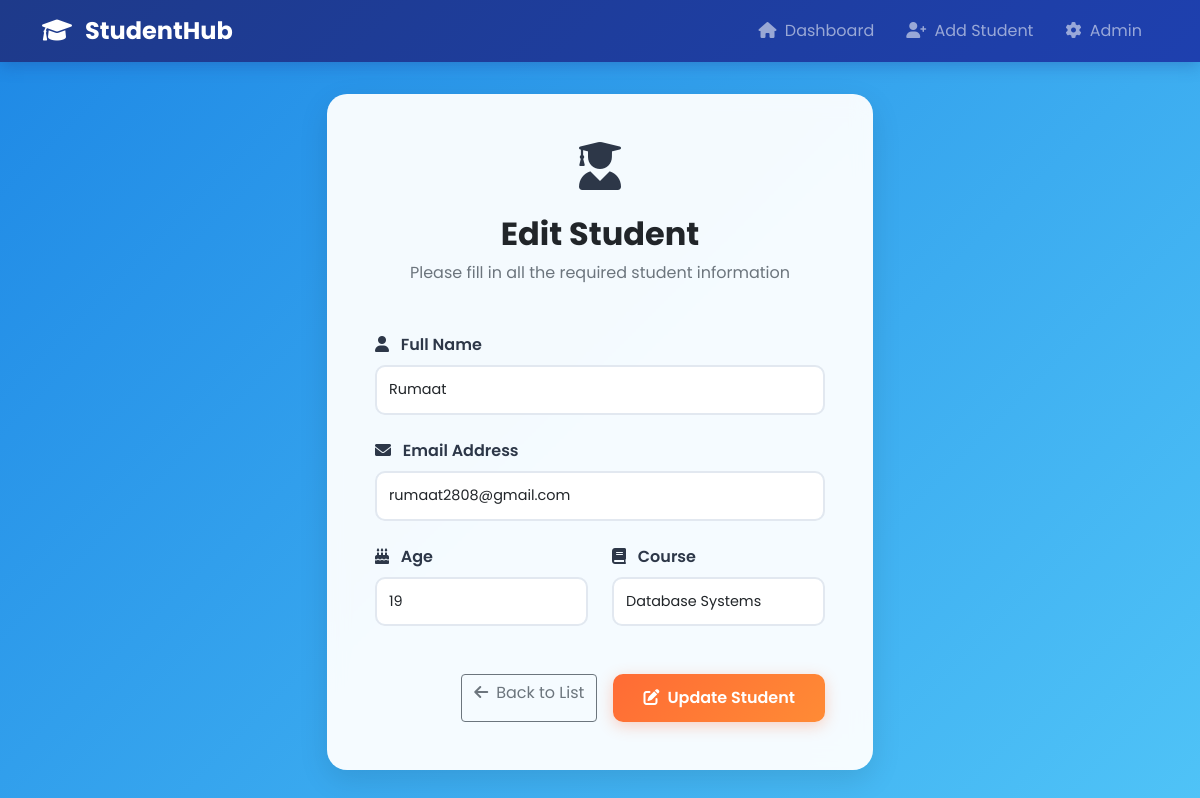
The app's page /students/2/edit/ with its own data.
### students/models.py (models this page shows, shortened)
class Student(models.Model):
    name = models.CharField(max_length=100)
    email = models.EmailField()
    age = models.IntegerField()
    course = models.CharField(max_length=50)
    class Meta:
        ordering = ['name']

### students/views.py (the view, shortened to what this page needs)
# urls.py: path('<int:pk>/edit/', views.StudentUpdateView.as_view(), name='student_edit'),
class StudentUpdateView(UpdateView):
    model = Student
    form_class = StudentForm
    template_name = 'students/student_form.html'
    success_url = reverse_lazy('student_list')
    def get_context_data(self, **kwargs):
        context = super().get_context_data(**kwargs)
        context['title'] = 'Edit Student'
        context['button_text'] = 'Update Student'
        context['button_icon'] = 'edit'
        return context

### students/forms.py
class StudentForm(forms.ModelForm):
    class Meta:
        model = Student
        fields = ['name', 'email', 'age', 'course']
        widgets = {
            'name': forms.TextInput(attrs={
                'class': 'form-control',
                'placeholder': 'Enter full name'
            }),
            'email': forms.EmailInput(attrs={
                'class': 'form-control',
                'placeholder': 'Enter email address'
            }),
            'age': forms.NumberInput(attrs={
                'class': 'form-control',
                'placeholder': 'Enter age'
            }),
            'course': forms.TextInput(attrs={
                'class': 'form-control',
                'placeholder': 'Enter course name'
            }),
        }
        labels = {
            'name': 'Full Name',
            'email': 'Email Address',
            'age': 'Age',
            'course': 'Course',
        }

### templates/students/student_form.html (shortened to what this page needs)
{% extends 'students/base.html' %}
{% block content %}
<div class="row justify-content-center">
    <div class="col-lg-6">
        <div class="main-container">
            <div class="p-4 p-md-5">
                <div class="text-center mb-5 slide-in">
                    <div class="header-icon mb-4">
                        <i class="fas fa-user-graduate fa-3x text-primary-orange"></i>
                    </div>
                    <h2 class="fw-bold text-dark">{{ title }}</h2>
                    <p class="text-muted">Please fill in all the required student information</p>
                </div>
                <form method="post" class="fade-in">
                    <div class="row">
                        <div class="col-12 mb-4">
                            <label for="{{ form.name.id_for_label }}" class="form-label">
                                <i class="fas fa-user me-2 text-primary-orange"></i>
                                {{ form.name.label }}
                            </label>
                            {{ form.name }}
                        </div>
                        <div class="col-12 mb-4">
                            <label for="{{ form.email.id_for_label }}" class="form-label">
                                <i class="fas fa-envelope me-2 text-primary-orange"></i>
                                {{ form.email.label }}
                            </label>
                            {{ form.email }}
                        </div>
                        <div class="col-md-6 mb-4">
                            <label for="{{ form.age.id_for_label }}" class="form-label">
                                <i class="fas fa-birthday-cake me-2 text-primary-orange"></i>
                                {{ form.age.label }}
                            </label>
                            {{ form.age }}
                        </div>
                        <div class="col-md-6 mb-4">
                            <label for="{{ form.course.id_for_label }}" class="form-label">
                                <i class="fas fa-book me-2 text-primary-orange"></i>
                                {{ form.course.label }}
                            </label>
                            {{ form.course }}
                        </div>
                    </div>
                    <div class="d-grid gap-2 d-md-flex justify-content-md-end mt-4">
                        <a href="{% url 'student_list' %}" class="btn btn-outline-secondary me-md-2">
                            <i class="fas fa-arrow-left me-2"></i>Back to List
                        </a>
                        <button type="submit" class="btn btn-primary-custom">
                            <i class="fas fa-{{ button_icon }} me-2"></i>{{ button_text }}
                        </button>
                    </div>
                </form>
            </div>
        </div>
    </div>
</div>
{% endblock %}

### templates/students/base.html (style rules this page uses)
:root { --primary-orange: #FF6B35; --secondary-blue: #1E88E5; --accent-sky: #4FC3F7; --light-bg: #F8F9FA; --dark-text: #2D3748; --light-text: #FFFFFF; --success: #28A745; --warning: #FFC107; --danger: #DC3545; }
* { font-family: 'Poppins', sans-serif; }
body { background: linear-gradient(135deg, var(--secondary-blue) 0%, var(--accent-sky) 100%); min-height: 100vh; color: var(--dark-text); }
.main-container { background: rgba(255, 255, 255, 0.95); border-radius: 20px; box-shadow: 0 10px 30px rgba(0, 0, 0, 0.1); margin: 2rem auto; overflow: hidden; backdrop-filter: blur(10px); }
.btn-primary-custom { background: linear-gradient(135deg, var(--primary-orange), #FF8B35); border: none; border-radius: 10px; padding: 12px 30px; font-weight: 600; color: white; transition: all 0.3s ease; box-shadow: 0 4px 15px rgba(255, 107, 53, 0.3); }
.form-control { border-radius: 10px; border: 2px solid #E2E8F0; padding: 12px; transition: all 0.3s ease; font-size: 0.9rem; }
.form-label { font-weight: 600; color: var(--dark-text); margin-bottom: 0.5rem; }
.fade-in { animation: fadeIn 0.6s ease-in; }
.slide-in { animation: slideIn 0.6s ease-out; }

### templates/students/student_form.html (style rules this page uses)
.header-icon { animation: bounce 2s infinite; }

### records on screen
Student: name "Rumaat", email "rumaat2808@gmail.com", age "19", course "Database Systems"

### other values on screen
{{ title }} "Edit Student"
{{ button_text }} "Update Student"
